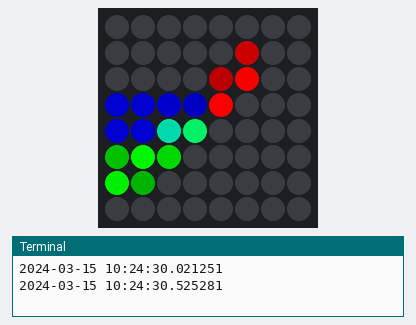
Recording of a program running on a simulated Raspberry Pi (BCM pin numbers) with a Sense HAT. On the bench: the Sense HAT's 8×8 RGB LED matrix, the last lines printed to the terminal. The clock reads 2024-03-15 10:24:30 at power-on unless the program sets it.

Above: at 0.6 s.
At 4.6 s:
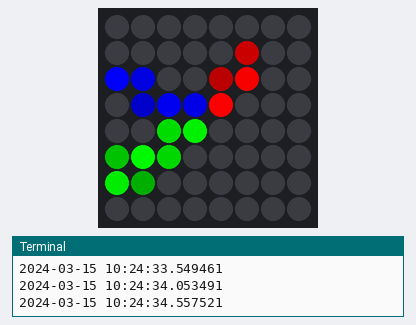
At 10.7 s:
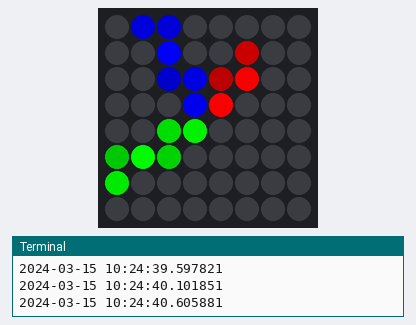
At 19.7 s:
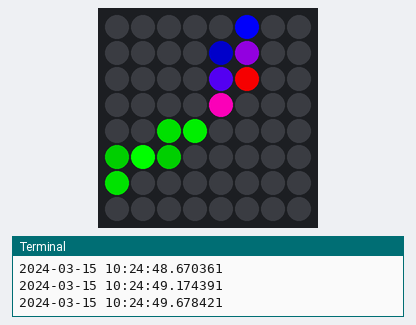
At 28.8 s:
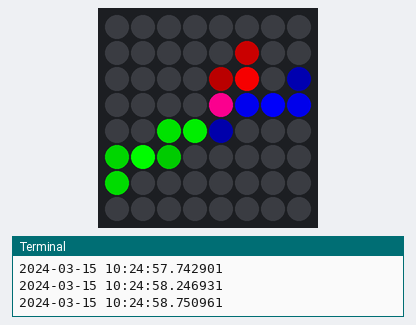
At 38.9 s:
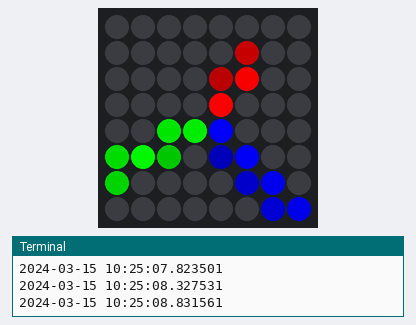

The program:

clock.py
```python
import math
import datetime
import time

try:
    from sense_hat import SenseHat
except ImportError:
    pass

CLOCK_SIZE = 8
MIDPOINT = (CLOCK_SIZE - 1) / 2
pixel_map = {
    (x, y): index
    for (index, (x, y)) in
    enumerate((x, y) for y in range(CLOCK_SIZE) for x in range(CLOCK_SIZE))
}


def main():
    hat = SenseHat()
    hat.clear()

    while True:
        buffer = Buffer(hat)

        now = datetime.datetime.now()
        print(now)

        hour_angle, minute_angle, second_angle = angles(now)

        for (x, y) in pixel_map.keys():
            distance = math.sqrt((x - MIDPOINT) ** 2 + (y - MIDPOINT) ** 2)
            for (channel, angle, length) in [
                (0, hour_angle, 3),
                (1, minute_angle, 5),
                (2, second_angle, 5),
            ]:
                if distance > length:
                    continue

                extent = 1.0 / (distance + 0.1)

                intensity = 255 * (extent - pixel_angle_delta((x, y), angle)) / extent
                buffer[(x, y)][channel] = clamp(int(intensity), 0, 255)

        time.sleep(0.5)

        buffer.draw()


def angles(now):
    hour_amount = (now.hour + now.minute / 60) % 12
    hour_angle = 2 * math.pi * hour_amount / 12
    minute_amount = (now.minute + now.second / 60) % 60
    minute_angle = 2 * math.pi * minute_amount / 60
    second_angle = 2 * math.pi * now.second / 60
    return hour_angle, minute_angle, second_angle


def pixel_angle_delta(pixel, angle):
    simple_angle = abs(
        math.atan2(pixel[1] - MIDPOINT, pixel[0] - MIDPOINT) % (2 * math.pi) - angle
    )
    return min(simple_angle, 2 * math.pi - simple_angle)


def pixel_closest_to_angle(pixels, angle):
    return min(pixels, key=lambda pos: pixel_angle_delta(pos, angle))


def clamp(value, min_value, max_value):
    return min(max(value, min_value), max_value)


def clamp_rgb(rgb):
    return [
        clamp(int(rgb[0]), 0, 255),
        clamp(int(rgb[1]), 0, 255),
        clamp(int(rgb[2]), 0, 255),
    ]


class Buffer:
    DISPLAY_SIZE = 8

    def __init__(self, hat):
        self.buffer = [[0, 0, 0] for x in range(64)]
        self.hat = hat

    def __setitem__(self, key, value):
        self.buffer[pixel_map[key]] = clamp_rgb(value)

    def __getitem__(self, key):
        return self.buffer[pixel_map[key]]

    def draw(self):
        self.hat.set_pixels(self.buffer)


if __name__ == "__main__":
    main()
```

Measured:
- what the display in image 1 shows lasts 1.0 s, from 4.6 s to 5.6 s
